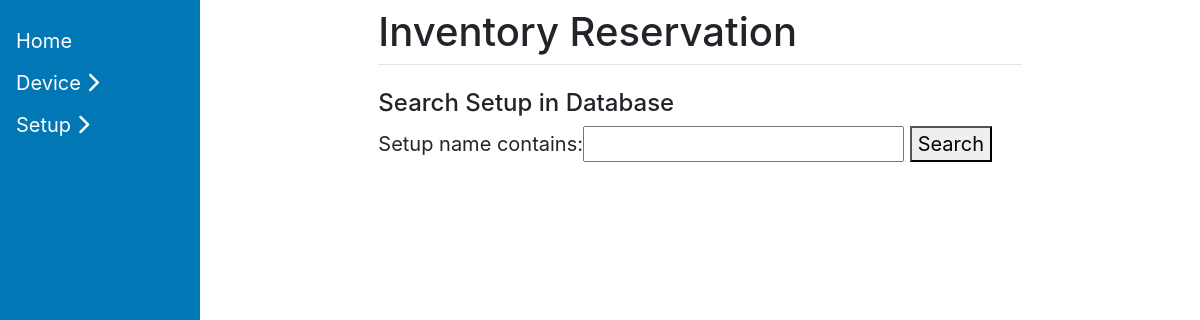
Page /search_setup/ on the earlier database version.
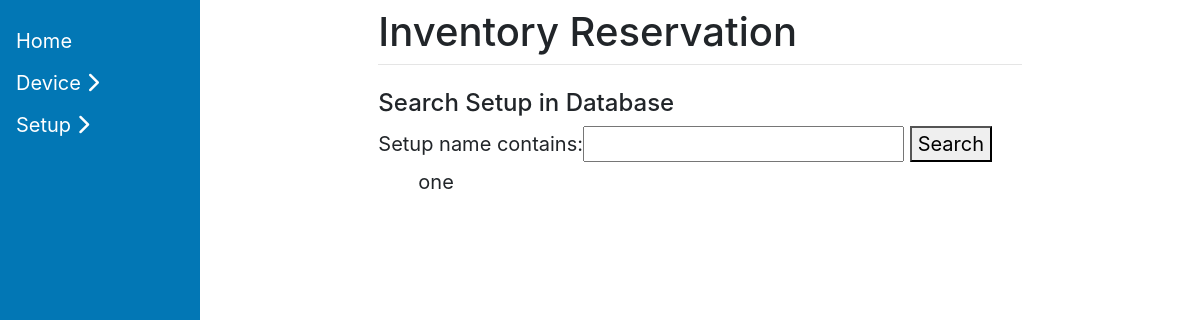
Same page on the later database version.
### ReservationTool/models.py (models this page shows, shortened)
class Setup(models.Model):
    setup_name = models.CharField(max_length=125 , null = True)
    device_type = models.ForeignKey(Device, on_delete=models.PROTECT )
    class Meta:
      db_table = "setups"

### ReservationTool/views.py (the view)
# urls.py: path("search_setup/", views.search_setup, name='search_setup'),
def search_setup(request):
    setup_list = Setup.objects.all()
    setup_filter = SetupFilter(request.GET, queryset=setup_list)
    return render(request, 'search_setup.html', {'filter': setup_filter })

### templates/search_setup.html (shortened to what this page needs)
{% extends 'base.html' %}
  {% block content %}
  <form method="get">
      <h4 style="margin-top: 0">Search Setup in Database</h4>
    {{ filter.form.as_table}}
    <button type="submit" >Search</button>
  </form>
  <ul>
  {% for Setup in filter.qs %}
    {{ Setup.setup_name }} <br>
  {% endfor %}
  </ul>
  {% endblock %}

Differences in the rows shown:
added Setup: setup_name "one"
